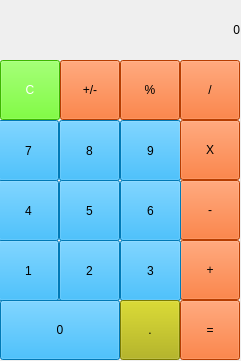
<?xml version="1.0" encoding="UTF-8"?>
<ui version="4.0">
 <class>MainWindow</class>
 <widget class="QMainWindow" name="MainWindow">
  <property name="geometry">
   <rect>
    <x>0</x>
    <y>0</y>
    <width>241</width>
    <height>361</height>
   </rect>
  </property>
  <property name="windowTitle">
   <string>MainWindow</string>
  </property>
  <widget class="QWidget" name="centralwidget">
   <widget class="QLabel" name="label">
    <property name="geometry">
     <rect>
      <x>0</x>
      <y>0</y>
      <width>240</width>
      <height>60</height>
     </rect>
    </property>
    <property name="styleSheet">
     <string notr="true">font: 75 18pt &quot;MS Shell Dlg 2&quot;;</string>
    </property>
    <property name="text">
     <string>0</string>
    </property>
    <property name="alignment">
     <set>Qt::AlignRight|Qt::AlignTrailing|Qt::AlignVCenter</set>
    </property>
   </widget>
   <widget class="QPushButton" name="c_button">
    <property name="geometry">
     <rect>
      <x>0</x>
      <y>60</y>
      <width>60</width>
      <height>60</height>
     </rect>
    </property>
    <property name="styleSheet">
     <string notr="true">QPushButton{
	background-color: rgb(85, 255, 0);
	font: 75 10pt &quot;MS Shell Dlg 2&quot;;
	color: rgb(255, 255, 255);
}


QPushButton:pressed{background-color: rgb(255, 255, 0)
font: 75 10pt &quot;MS Shell Dlg 2&quot;;
}
</string>
    </property>
    <property name="text">
     <string>C</string>
    </property>
   </widget>
   <widget class="QPushButton" name="arti_eksi_button">
    <property name="geometry">
     <rect>
      <x>60</x>
      <y>60</y>
      <width>60</width>
      <height>60</height>
     </rect>
    </property>
    <property name="styleSheet">
     <string notr="true">QPushButton{
	background-color: rgb(255, 85, 0);
	font: 75 10pt &quot;MS Shell Dlg 2&quot;;
}

QPushButton:pressed{
	background-color: rgb(255, 255, 255);
	font: 75 10pt &quot;MS Shell Dlg 2&quot;;

}</string>
    </property>
    <property name="text">
     <string>+/-</string>
    </property>
   </widget>
   <widget class="QPushButton" name="yuzde_button">
    <property name="geometry">
     <rect>
      <x>120</x>
      <y>60</y>
      <width>60</width>
      <height>60</height>
     </rect>
    </property>
    <property name="styleSheet">
     <string notr="true">QPushButton{
	background-color: rgb(255, 85, 0);
	font: 75 10pt &quot;MS Shell Dlg 2&quot;;
}

QPushButton:pressed{
	background-color: rgb(255, 255, 255);
	font: 75 10pt &quot;MS Shell Dlg 2&quot;;

}</string>
    </property>
    <property name="text">
     <string>%</string>
    </property>
   </widget>
   <widget class="QPushButton" name="bolu_button">
    <property name="geometry">
     <rect>
      <x>180</x>
      <y>60</y>
      <width>60</width>
      <height>60</height>
     </rect>
    </property>
    <property name="styleSheet">
     <string notr="true">QPushButton{
	background-color: rgb(255, 85, 0);
	font: 75 10pt &quot;MS Shell Dlg 2&quot;;
}

QPushButton:pressed{
	background-color: rgb(255, 255, 255);
	font: 75 10pt &quot;MS Shell Dlg 2&quot;;

}</string>
    </property>
    <property name="text">
     <string>/</string>
    </property>
   </widget>
   <widget class="QPushButton" name="sayi_9">
    <property name="geometry">
     <rect>
      <x>120</x>
      <y>120</y>
      <width>61</width>
      <height>61</height>
     </rect>
    </property>
    <property name="styleSheet">
     <string notr="true">QPushButton{background-color: rgb(0, 170, 255);
font: 75 10pt &quot;MS Shell Dlg 2&quot;;}

QPushButton:pressed{
	background-color: rgb(255, 255, 255);
font: 75 10pt &quot;MS Shell Dlg 2&quot;;
}
</string>
    </property>
    <property name="text">
     <string>9</string>
    </property>
   </widget>
   <widget class="QPushButton" name="sayi_7">
    <property name="geometry">
     <rect>
      <x>-2</x>
      <y>120</y>
      <width>61</width>
      <height>61</height>
     </rect>
    </property>
    <property name="styleSheet">
     <string notr="true">QPushButton{background-color: rgb(0, 170, 255);
font: 75 10pt &quot;MS Shell Dlg 2&quot;;}

QPushButton:pressed{
	background-color: rgb(255, 255, 255);
font: 75 10pt &quot;MS Shell Dlg 2&quot;;
}
</string>
    </property>
    <property name="text">
     <string>7</string>
    </property>
   </widget>
   <widget class="QPushButton" name="sayi_8">
    <property name="geometry">
     <rect>
      <x>59</x>
      <y>120</y>
      <width>61</width>
      <height>61</height>
     </rect>
    </property>
    <property name="styleSheet">
     <string notr="true">QPushButton{background-color: rgb(0, 170, 255);
font: 75 10pt &quot;MS Shell Dlg 2&quot;;}

QPushButton:pressed{
	background-color: rgb(255, 255, 255);
font: 75 10pt &quot;MS Shell Dlg 2&quot;;
}
</string>
    </property>
    <property name="text">
     <string>8</string>
    </property>
   </widget>
   <widget class="QPushButton" name="carpi_button">
    <property name="geometry">
     <rect>
      <x>180</x>
      <y>120</y>
      <width>60</width>
      <height>60</height>
     </rect>
    </property>
    <property name="styleSheet">
     <string notr="true">QPushButton{
	background-color: rgb(255, 85, 0);
	font: 75 10pt &quot;MS Shell Dlg 2&quot;;
}

QPushButton:pressed{
	background-color: rgb(255, 255, 255);
	font: 75 10pt &quot;MS Shell Dlg 2&quot;;

}</string>
    </property>
    <property name="text">
     <string>X</string>
    </property>
   </widget>
   <widget class="QPushButton" name="sayi_5">
    <property name="geometry">
     <rect>
      <x>59</x>
      <y>180</y>
      <width>61</width>
      <height>61</height>
     </rect>
    </property>
    <property name="styleSheet">
     <string notr="true">QPushButton{background-color: rgb(0, 170, 255);
font: 75 10pt &quot;MS Shell Dlg 2&quot;;}

QPushButton:pressed{
	background-color: rgb(255, 255, 255);
font: 75 10pt &quot;MS Shell Dlg 2&quot;;
}
</string>
    </property>
    <property name="text">
     <string>5</string>
    </property>
   </widget>
   <widget class="QPushButton" name="eksi_button">
    <property name="geometry">
     <rect>
      <x>180</x>
      <y>180</y>
      <width>60</width>
      <height>60</height>
     </rect>
    </property>
    <property name="styleSheet">
     <string notr="true">QPushButton{
	background-color: rgb(255, 85, 0);
	font: 75 10pt &quot;MS Shell Dlg 2&quot;;
}

QPushButton:pressed{
	background-color: rgb(255, 255, 255);
	font: 75 10pt &quot;MS Shell Dlg 2&quot;;

}</string>
    </property>
    <property name="text">
     <string>-</string>
    </property>
   </widget>
   <widget class="QPushButton" name="sayi_4">
    <property name="geometry">
     <rect>
      <x>-2</x>
      <y>180</y>
      <width>61</width>
      <height>61</height>
     </rect>
    </property>
    <property name="styleSheet">
     <string notr="true">QPushButton{background-color: rgb(0, 170, 255);
font: 75 10pt &quot;MS Shell Dlg 2&quot;;}

QPushButton:pressed{
	background-color: rgb(255, 255, 255);
font: 75 10pt &quot;MS Shell Dlg 2&quot;;
}
</string>
    </property>
    <property name="text">
     <string>4</string>
    </property>
   </widget>
   <widget class="QPushButton" name="sayi_6">
    <property name="geometry">
     <rect>
      <x>120</x>
      <y>180</y>
      <width>61</width>
      <height>61</height>
     </rect>
    </property>
    <property name="styleSheet">
     <string notr="true">QPushButton{background-color: rgb(0, 170, 255);
font: 75 10pt &quot;MS Shell Dlg 2&quot;;}

QPushButton:pressed{
	background-color: rgb(255, 255, 255);
font: 75 10pt &quot;MS Shell Dlg 2&quot;;
}
</string>
    </property>
    <property name="text">
     <string>6</string>
    </property>
   </widget>
   <widget class="QPushButton" name="sayi_2">
    <property name="geometry">
     <rect>
      <x>59</x>
      <y>240</y>
      <width>61</width>
      <height>61</height>
     </rect>
    </property>
    <property name="styleSheet">
     <string notr="true">QPushButton{background-color: rgb(0, 170, 255);
font: 75 10pt &quot;MS Shell Dlg 2&quot;;}

QPushButton:pressed{
	background-color: rgb(255, 255, 255);
font: 75 10pt &quot;MS Shell Dlg 2&quot;;
}
</string>
    </property>
    <property name="text">
     <string>2</string>
    </property>
   </widget>
   <widget class="QPushButton" name="sayi_1">
    <property name="geometry">
     <rect>
      <x>-2</x>
      <y>240</y>
      <width>61</width>
      <height>61</height>
     </rect>
    </property>
    <property name="styleSheet">
     <string notr="true">QPushButton{background-color: rgb(0, 170, 255);
font: 75 10pt &quot;MS Shell Dlg 2&quot;;}

QPushButton:pressed{
	background-color: rgb(255, 255, 255);
font: 75 10pt &quot;MS Shell Dlg 2&quot;;
}
</string>
    </property>
    <property name="text">
     <string>1</string>
    </property>
   </widget>
   <widget class="QPushButton" name="arti_button">
    <property name="geometry">
     <rect>
      <x>180</x>
      <y>240</y>
      <width>60</width>
      <height>60</height>
     </rect>
    </property>
    <property name="styleSheet">
     <string notr="true">QPushButton{
	background-color: rgb(255, 85, 0);
	font: 75 10pt &quot;MS Shell Dlg 2&quot;;
}

QPushButton:pressed{
	background-color: rgb(255, 255, 255);
	font: 75 10pt &quot;MS Shell Dlg 2&quot;;

}</string>
    </property>
    <property name="text">
     <string>+</string>
    </property>
   </widget>
   <widget class="QPushButton" name="sayi_3">
    <property name="geometry">
     <rect>
      <x>120</x>
      <y>240</y>
      <width>61</width>
      <height>61</height>
     </rect>
    </property>
    <property name="styleSheet">
     <string notr="true">QPushButton{background-color: rgb(0, 170, 255);
font: 75 10pt &quot;MS Shell Dlg 2&quot;;}

QPushButton:pressed{
	background-color: rgb(255, 255, 255);
font: 75 10pt &quot;MS Shell Dlg 2&quot;;
}
</string>
    </property>
    <property name="text">
     <string>3</string>
    </property>
   </widget>
   <widget class="QPushButton" name="nokta_button">
    <property name="geometry">
     <rect>
      <x>120</x>
      <y>300</y>
      <width>60</width>
      <height>60</height>
     </rect>
    </property>
    <property name="styleSheet">
     <string notr="true">QPushButton{
	background-color: rgb(175, 175, 0);
	font: 75 14pt &quot;MS Shell Dlg 2&quot;;

}

QPushButton:pressed{
	background-color: rgb(255, 255, 255);
	font: 75 12pt &quot;MS Shell Dlg 2&quot;;

}</string>
    </property>
    <property name="text">
     <string>.</string>
    </property>
   </widget>
   <widget class="QPushButton" name="sayi_0">
    <property name="geometry">
     <rect>
      <x>0</x>
      <y>300</y>
      <width>120</width>
      <height>60</height>
     </rect>
    </property>
    <property name="styleSheet">
     <string notr="true">QPushButton{background-color: rgb(0, 170, 255);
font: 75 10pt &quot;MS Shell Dlg 2&quot;;}

QPushButton:pressed{
	background-color: rgb(255, 255, 255);
font: 75 10pt &quot;MS Shell Dlg 2&quot;;
}
</string>
    </property>
    <property name="text">
     <string>0</string>
    </property>
   </widget>
   <widget class="QPushButton" name="esittir_button">
    <property name="geometry">
     <rect>
      <x>180</x>
      <y>300</y>
      <width>60</width>
      <height>60</height>
     </rect>
    </property>
    <property name="styleSheet">
     <string notr="true">QPushButton{
	background-color: rgb(255, 85, 0);
	font: 75 10pt &quot;MS Shell Dlg 2&quot;;
}

QPushButton:pressed{
	background-color: rgb(255, 255, 255);
	font: 75 10pt &quot;MS Shell Dlg 2&quot;;

}</string>
    </property>
    <property name="text">
     <string>=</string>
    </property>
   </widget>
  </widget>
 </widget>
 <resources/>
 <connections/>
</ui>
